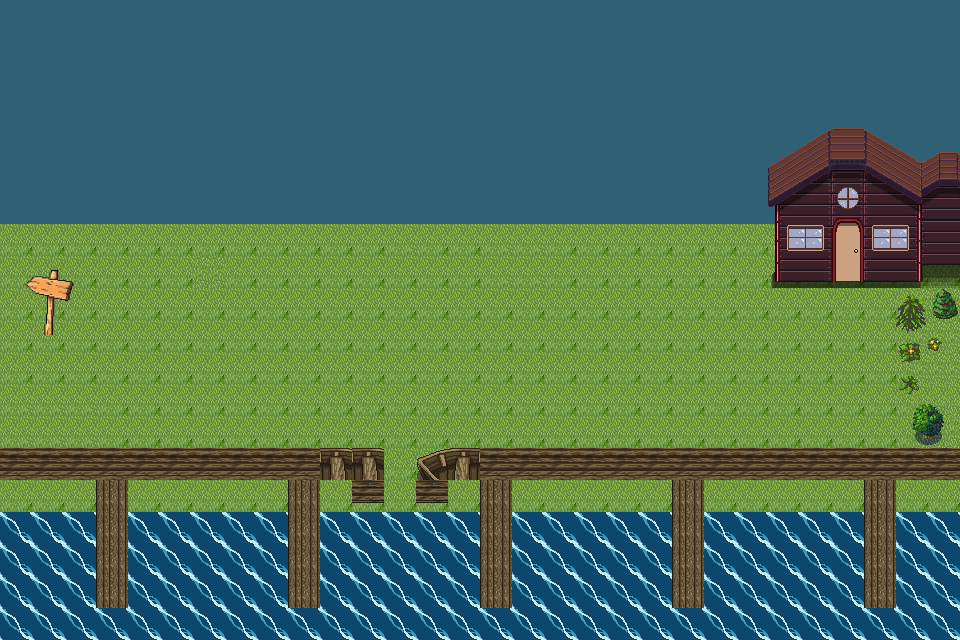

This game map was drawn from its Tiled (.tmx) file and the tilesets committed beside it. A one-line description and the trimmed map source follow:
An orthogonal 30x20 tile map with 32x32 px tiles, 6 tile layers (Grass, EventsMap, Sign, House, ...), 7 tilesets.

<map version="1.10" tiledversion="1.11.2" orientation="orthogonal" renderorder="right-down" width="30" height="20" tilewidth="32" tileheight="32" infinite="0" nextlayerid="12" nextobjectid="1">
 <tileset firstgid="1" source="Ocean_SpriteSheet.tsx" />
 <tileset firstgid="17" source="House.tsx" />
 <tileset firstgid="47" source="grass.tsx" />
 <tileset firstgid="117" source="PathAndObjects.tsx" />
 <tileset firstgid="373" source="trees-and-bushes.tsx" />
 <tileset firstgid="418" source="signposts.tsx" />
 <tileset firstgid="427" source="palace.tsx" />
 <layer id="3" name="Grass" width="30" height="20">
  <properties>
   <property name="portal2" value="" />
  </properties>
  <data>[600 cells, 480 non-empty, 14 distinct tile ids]</data>
 </layer>
 <layer id="11" name="EventsMap" width="30" height="20">
  <data>[600 cells, 0 non-empty, 0 distinct tile ids]</data>
 </layer>
 <layer id="7" name="Sign" width="30" height="20">
  <properties>
   <property name="portal" value="" />
  </properties>
  <data>[600 cells, 9 non-empty, 9 distinct tile ids]</data>
 </layer>
 <layer id="2" name="House" width="30" height="20">
  <data>[600 cells, 30 non-empty, 30 distinct tile ids]</data>
 </layer>
 <layer id="1" name="sea" width="30" height="20">
  <data>[600 cells, 120 non-empty, 1 distinct tile ids]</data>
 </layer>
 <layer id="4" name="Pier" width="30" height="20">
  <data>[600 cells, 51 non-empty, 6 distinct tile ids]</data>
 </layer>
</map>
